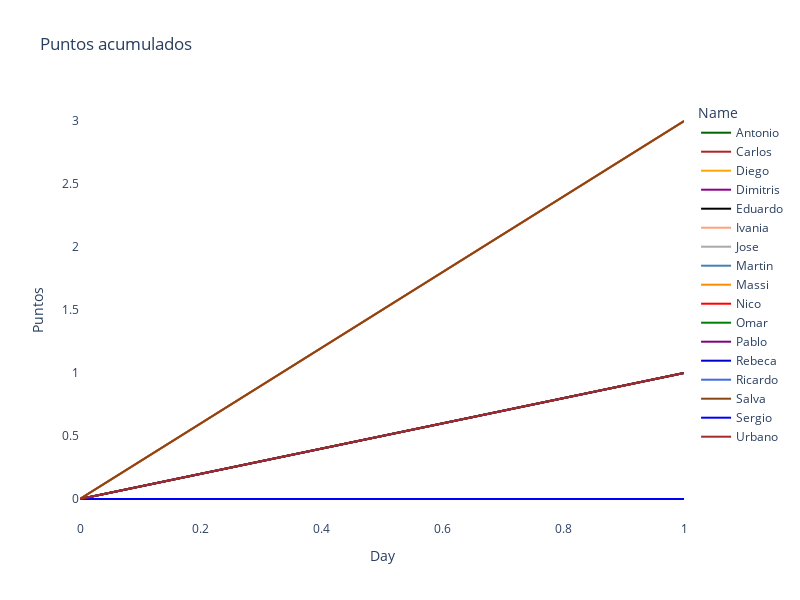

Write notebook code for a chart like this one.
### Code cell
fig = px.line(df_ec, x="Day", y="Puntos", color='Name', 
              hover_data=['Name', 'Puntos', 'Puntos_Day'],
              color_discrete_sequence = list(color_dict.values()),
              title= "Puntos acumulados",
              height=600, width = 800)
#fig = px.scatter(df_ec, x="Day", y="Puntos", color='Name', height=800, width = 1000)

fig.update_layout(
#     showlegend=False,
    plot_bgcolor="white",
#    margin=dict(t=10,l=10,b=10,r=10)
)


fig.show()


plot(fig, filename='figuras/ajepi_mundial_2022.html')

### Figure 1 — Plotly figure (JSON) as saved in the notebook; plotly's stock layout.template omitted (floating-point values rounded to 4 significant figures)
{"data": [{"customdata": [["Antonio", 0], ["Antonio", 1]], "hovertemplate": "Name=%{customdata[0]}<br>Day=%{x}<br>Puntos=%{y}<br>Puntos_Day=%{customdata[1]}<extra></extra>", "legendgroup": "Antonio", "line": {"color": "DarkGreen", "dash": "solid"}, "marker": {"symbol": "circle"}, "mode": "lines", "name": "Antonio", "orientation": "v", "showlegend": true, "type": "scatter", "x": [0, 1], "xaxis": "x", "y": [0, 1], "yaxis": "y"}, {"customdata": [["Carlos", 0], ["Carlos", 1]], "hovertemplate": "Name=%{customdata[0]}<br>Day=%{x}<br>Puntos=%{y}<br>Puntos_Day=%{customdata[1]}<extra></extra>", "legendgroup": "Carlos", "line": {"color": "FireBrick", "dash": "solid"}, "marker": {"symbol": "circle"}, "mode": "lines", "name": "Carlos", "orientation": "v", "showlegend": true, "type": "scatter", "x": [0, 1], "xaxis": "x", "y": [0, 1], "yaxis": "y"}, {"customdata": [["Diego", 0], ["Diego", 0]], "hovertemplate": "Name=%{customdata[0]}<br>Day=%{x}<br>Puntos=%{y}<br>Puntos_Day=%{customdata[1]}<extra></extra>", "legendgroup": "Diego", "line": {"color": "Orange", "dash": "solid"}, "marker": {"symbol": "circle"}, "mode": "lines", "name": "Diego", "orientation": "v", "showlegend": true, "type": "scatter", "x": [0, 1], "xaxis": "x", "y": [0, 0], "yaxis": "y"}, {"customdata": [["Dimitris", 0], ["Dimitris", 3]], "hovertemplate": "Name=%{customdata[0]}<br>Day=%{x}<br>Puntos=%{y}<br>Puntos_Day=%{customdata[1]}<extra></extra>", "legendgroup": "Dimitris", "line": {"color": "DarkMagenta", "dash": "solid"}, "marker": {"symbol": "circle"}, "mode": "lines", "name": "Dimitris", "orientation": "v", "showlegend": true, "type": "scatter", "x": [0, 1], "xaxis": "x", "y": [0, 3], "yaxis": "y"}, {"customdata": [["Eduardo", 0], ["Eduardo", 1]], "hovertemplate": "Name=%{customdata[0]}<br>Day=%{x}<br>Puntos=%{y}<br>Puntos_Day=%{customdata[1]}<extra></extra>", "legendgroup": "Eduardo", "line": {"color": "Black", "dash": "solid"}, "marker": {"symbol": "circle"}, "mode": "lines", "name": "Eduardo", "orientation": "v", "showlegend": true, "type": "scatter", "x": [0, 1], "xaxis": "x", "y": [0, 1], "yaxis": "y"}, {"customdata": [["Ivania", 0], ["Ivania", 0]], "hovertemplate": "Name=%{customdata[0]}<br>Day=%{x}<br>Puntos=%{y}<br>Puntos_Day=%{customdata[1]}<extra></extra>", "legendgroup": "Ivania", "line": {"color": "LightSalmon", "dash": "solid"}, "marker": {"symbol": "circle"}, "mode": "lines", "name": "Ivania", "orientation": "v", "showlegend": true, "type": "scatter", "x": [0, 1], "xaxis": "x", "y": [0, 0], "yaxis": "y"}, {"customdata": [["Jose", 0], ["Jose", 0]], "hovertemplate": "Name=%{customdata[0]}<br>Day=%{x}<br>Puntos=%{y}<br>Puntos_Day=%{customdata[1]}<extra></extra>", "legendgroup": "Jose", "line": {"color": "DarkGray", "dash": "solid"}, "marker": {"symbol": "circle"}, "mode": "lines", "name": "Jose", "orientation": "v", "showlegend": true, "type": "scatter", "x": [0, 1], "xaxis": "x", "y": [0, 0], "yaxis": "y"}, {"customdata": [["Martin", 0], ["Martin", 1]], "hovertemplate": "Name=%{customdata[0]}<br>Day=%{x}<br>Puntos=%{y}<br>Puntos_Day=%{customdata[1]}<extra></extra>", "legendgroup": "Martin", "line": {"color": "SteelBlue", "dash": "solid"}, "marker": {"symbol": "circle"}, "mode": "lines", "name": "Martin", "orientation": "v", "showlegend": true, "type": "scatter", "x": [0, 1], "xaxis": "x", "y": [0, 1], "yaxis": "y"}, {"customdata": [["Massi", 0], ["Massi", 3]], "hovertemplate": "Name=%{customdata[0]}<br>Day=%{x}<br>Puntos=%{y}<br>Puntos_Day=%{customdata[1]}<extra></extra>", "legendgroup": "Massi", "line": {"color": "DarkOrange", "dash": "solid"}, "marker": {"symbol": "circle"}, "mode": "lines", "name": "Massi", "orientation": "v", "showlegend": true, "type": "scatter", "x": [0, 1], "xaxis": "x", "y": [0, 3], "yaxis": "y"}, {"customdata": [["Nico", 0], ["Nico", 0]], "hovertemplate": "Name=%{customdata[0]}<br>Day=%{x}<br>Puntos=%{y}<br>Puntos_Day=%{customdata[1]}<extra></extra>", "legendgroup": "Nico", "line": {"color": "Red", "dash": "solid"}, "marker": {"symbol": "circle"}, "mode": "lines", "name": "Nico", "orientation": "v", "showlegend": true, "type": "scatter", "x": [0, 1], "xaxis": "x", "y": [0, 0], "yaxis": "y"}, {"customdata": [["Omar", 0], ["Omar", 1]], "hovertemplate": "Name=%{customdata[0]}<br>Day=%{x}<br>Puntos=%{y}<br>Puntos_Day=%{customdata[1]}<extra></extra>", "legendgroup": "Omar", "line": {"color": "Green", "dash": "solid"}, "marker": {"symbol": "circle"}, "mode": "lines", "name": "Omar", "orientation": "v", "showlegend": true, "type": "scatter", "x": [0, 1], "xaxis": "x", "y": [0, 1], "yaxis": "y"}, {"customdata": [["Pablo", 0], ["Pablo", 1]], "hovertemplate": "Name=%{customdata[0]}<br>Day=%{x}<br>Puntos=%{y}<br>Puntos_Day=%{customdata[1]}<extra></extra>", "legendgroup": "Pablo", "line": {"color": "Purple", "dash": "solid"}, "marker": {"symbol": "circle"}, "mode": "lines", "name": "Pablo", "orientation": "v", "showlegend": true, "type": "scatter", "x": [0, 1], "xaxis": "x", "y": [0, 1], "yaxis": "y"}, {"customdata": [["Rebeca", 0], ["Rebeca", 0]], "hovertemplate": "Name=%{customdata[0]}<br>Day=%{x}<br>Puntos=%{y}<br>Puntos_Day=%{customdata[1]}<extra></extra>", "legendgroup": "Rebeca", "line": {"color": "MediumBlue", "dash": "solid"}, "marker": {"symbol": "circle"}, "mode": "lines", "name": "Rebeca", "orientation": "v", "showlegend": true, "type": "scatter", "x": [0, 1], "xaxis": "x", "y": [0, 0], "yaxis": "y"}, {"customdata": [["Ricardo", 0], ["Ricardo", 0]], "hovertemplate": "Name=%{customdata[0]}<br>Day=%{x}<br>Puntos=%{y}<br>Puntos_Day=%{customdata[1]}<extra></extra>", "legendgroup": "Ricardo", "line": {"color": "RoyalBlue", "dash": "solid"}, "marker": {"symbol": "circle"}, "mode": "lines", "name": "Ricardo", "orientation": "v", "showlegend": true, "type": "scatter", "x": [0, 1], "xaxis": "x", "y": [0, 0], "yaxis": "y"}, {"customdata": [["Salva", 0], ["Salva", 3]], "hovertemplate": "Name=%{customdata[0]}<br>Day=%{x}<br>Puntos=%{y}<br>Puntos_Day=%{customdata[1]}<extra></extra>", "legendgroup": "Salva", "line": {"color": "SaddleBrown", "dash": "solid"}, "marker": {"symbol": "circle"}, "mode": "lines", "name": "Salva", "orientation": "v", "showlegend": true, "type": "scatter", "x": [0, 1], "xaxis": "x", "y": [0, 3], "yaxis": "y"}, {"customdata": [["Sergio", 0], ["Sergio", 0]], "hovertemplate": "Name=%{customdata[0]}<br>Day=%{x}<br>Puntos=%{y}<br>Puntos_Day=%{customdata[1]}<extra></extra>", "legendgroup": "Sergio", "line": {"color": "Blue", "dash": "solid"}, "marker": {"symbol": "circle"}, "mode": "lines", "name": "Sergio", "orientation": "v", "showlegend": true, "type": "scatter", "x": [0, 1], "xaxis": "x", "y": [0, 0], "yaxis": "y"}, {"customdata": [["Urbano", 0], ["Urbano", 1]], "hovertemplate": "Name=%{customdata[0]}<br>Day=%{x}<br>Puntos=%{y}<br>Puntos_Day=%{customdata[1]}<extra></extra>", "legendgroup": "Urbano", "line": {"color": "Brown", "dash": "solid"}, "marker": {"symbol": "circle"}, "mode": "lines", "name": "Urbano", "orientation": "v", "showlegend": true, "type": "scatter", "x": [0, 1], "xaxis": "x", "y": [0, 1], "yaxis": "y"}], "layout": {"height": 600, "legend": {"title": {"text": "Name"}, "tracegroupgap": 0}, "plot_bgcolor": "white", "title": {"text": "Puntos acumulados"}, "width": 800, "xaxis": {"anchor": "y", "domain": [0, 1], "title": {"text": "Day"}}, "yaxis": {"anchor": "x", "domain": [0, 1], "title": {"text": "Puntos"}}}}
